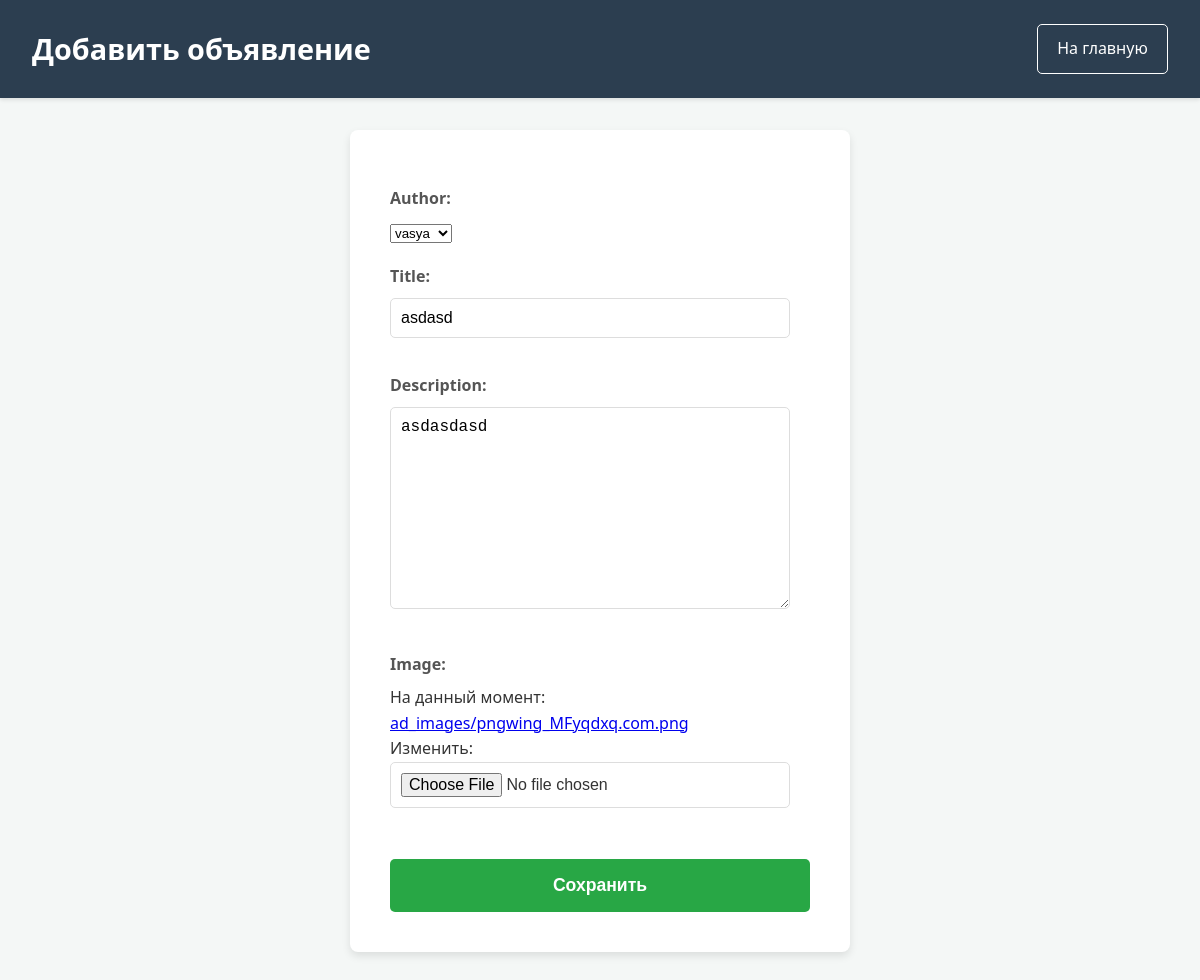
Page /edit/3/ (signed in) on the committed database.
### ads/models.py (models this page shows, shortened)
class Ad(models.Model):
    author = models.ForeignKey(User, on_delete=models.CASCADE)
    image = models.ImageField(upload_to='ad_images/')
    description = models.TextField()
    title = models.CharField(max_length=100)
    created_at = models.DateTimeField(auto_now_add=True)

### ads/views.py (the view)
# urls.py: path('edit/<int:id>/', ad_edit, name='edit_ad'),
@login_required
def ad_edit(request, id):
    ad = get_object_or_404(Ad, id=id)
    if request.method == 'POST':
        form = AdForm(request.POST, request.FILES, instance=ad)
        if form.is_valid():
            form.save()
        return redirect('home')
    if request.method == 'GET':
        form = AdForm(instance=ad)
        return render(request, 'ad_form.html', {'form' : form})

### ads/forms.py
class AdForm(forms.ModelForm):
    class Meta:
        model = Ad
        fields = ['author', 'title', 'description', 'image']

### ads/templates/ad_form.html (shortened to what this page needs)
{% load static %}
<!DOCTYPE html>
<html lang="ru">
<head>
    <link rel="stylesheet" href="{% static 'css/styles.css' %}">
</head>
<body>
<header>
    <h2>Добавить объявление</h2>
    <a href=" {% url 'home' %} "> На главную </a>
</header>
<main class="form-container">
    <form method="post" enctype="multipart/form-data">
        {{ form.as_p }}
        <button type="submit">Сохранить</button>
    </form>
</main>
</body>
</html>

### ads/static/css/styles.css (style rules this page uses)
body { font-family: 'Segoe UI', 'Roboto', 'Oxygen', 'Ubuntu', 'Cantarell', 'Fira Sans', 'Droid Sans', 'Helvetica Neue', sans-serif; line-height: 1.6; margin: 0; padding: 0; background-color: #f4f7f6; color: #333; display: flex; flex-direction: column; min-height: 100vh; }
header { background-color: #2c3e50; color: #ffffff; padding: 1.5rem 2rem; display: flex; flex-wrap: wrap; justify-content: space-between; align-items: center; box-shadow: 0 2px 4px rgba(0, 0, 0, 0.1); gap: 1rem; }
header h1, header h2 { margin: 0; font-size: 1.8rem; flex-grow: 1; }
header a, header button { color: #ffffff; text-decoration: none; padding: 0.7rem 1.2rem; border: 1px solid #ffffff; border-radius: 5px; transition: background-color 0.3s ease, color 0.3s ease; font-weight: 500; white-space: nowrap; background-color: transparent; cursor: pointer; font-size: 1rem; }
main { flex-grow: 1; padding: 2rem; max-width: 1200px; margin: 0 auto; width: 100%; box-sizing: border-box; }
.form-container { background-color: #ffffff; padding: 2.5rem; border-radius: 8px; box-shadow: 0 4px 8px rgba(0, 0, 0, 0.1); max-width: 500px; margin: 2rem auto; }
.form-container form p { margin-bottom: 1.2rem; }
.form-container label { display: block; margin-bottom: 0.5rem; font-weight: 600; color: #555; }
.form-container input[type="text"], .form-container input[type="email"], .form-container input[type="password"], .form-container input[type="file"], .form-container textarea { width: calc(100% - 20px); padding: 10px; margin-bottom: 1rem; border: 1px solid #ddd; border-radius: 5px; font-size: 1rem; box-sizing: border-box; transition: border-color 0.3s ease; }
.form-container textarea { resize: vertical; min-height: 100px; }
.form-container button[type="submit"], .form-container button { width: 100%; padding: 1rem; background-color: #28a745; color: #ffffff; border: none; border-radius: 5px; font-size: 1.1rem; cursor: pointer; transition: background-color 0.3s ease; font-weight: 600; margin-top: 1rem; }

### rows in the picture
Ad: author "vasya", title "asdasd", description "asdasdasd"
